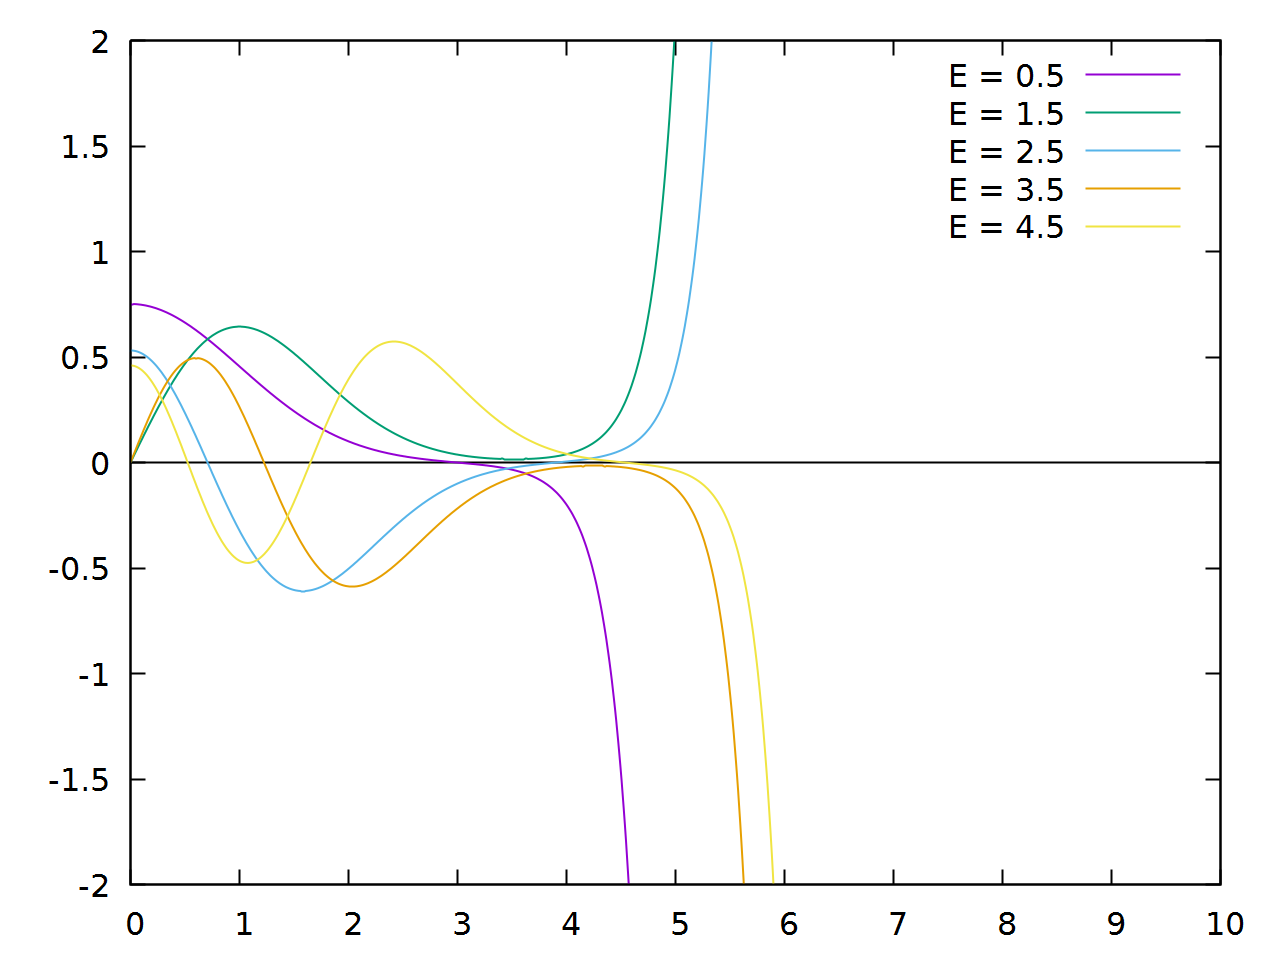

Reproduce this figure in gnuplot.
reset

set encoding utf8

set bars 0.5
show bars
set pointsize 3

set key right top
set term pngcairo size 1280,960 fontscale 2 linewidth 2

set yrange [-2:2]

set xzeroaxis lt -1
 
set output "plot_sweep.png"
plot \
 "out_sweep_500.txt" using 1:2 title "E = 0.5" with lines,\
 "out_sweep_1500.txt" using 1:2 title "E = 1.5" with lines,\
 "out_sweep_2500.txt" using 1:2 title "E = 2.5" with lines,\
 "out_sweep_3500.txt" using 1:2 title "E = 3.5" with lines,\
 "out_sweep_4500.txt" using 1:2 title "E = 4.5" with lines,\

 set output "plot_sweep_cut.png"
plot \
 "out_sweep_500.txt" using 1:3 title "E = 0.5" with lines,\
 "out_sweep_1500.txt" using 1:3 title "E = 1.5" with lines,\
 "out_sweep_2500.txt" using 1:3 title "E = 2.5" with lines,\
 "out_sweep_3500.txt" using 1:3 title "E = 3.5" with lines,\
 "out_sweep_4500.txt" using 1:3 title "E = 4.5" with lines,\
 
 set output "plot_sweep_high_cut.png"
plot \
 "out_sweep_15500.txt" using 1:3 title "E = 15.5" with lines,\
 "out_sweep_16500.txt" using 1:3 title "E = 16.5" with lines,\
 "out_sweep_17500.txt" using 1:3 title "E = 17.5" with lines,\
 "out_sweep_18500.txt" using 1:3 title "E = 18.5" with lines,\
 "out_sweep_19500.txt" using 1:3 title "E = 19.5" with lines,\